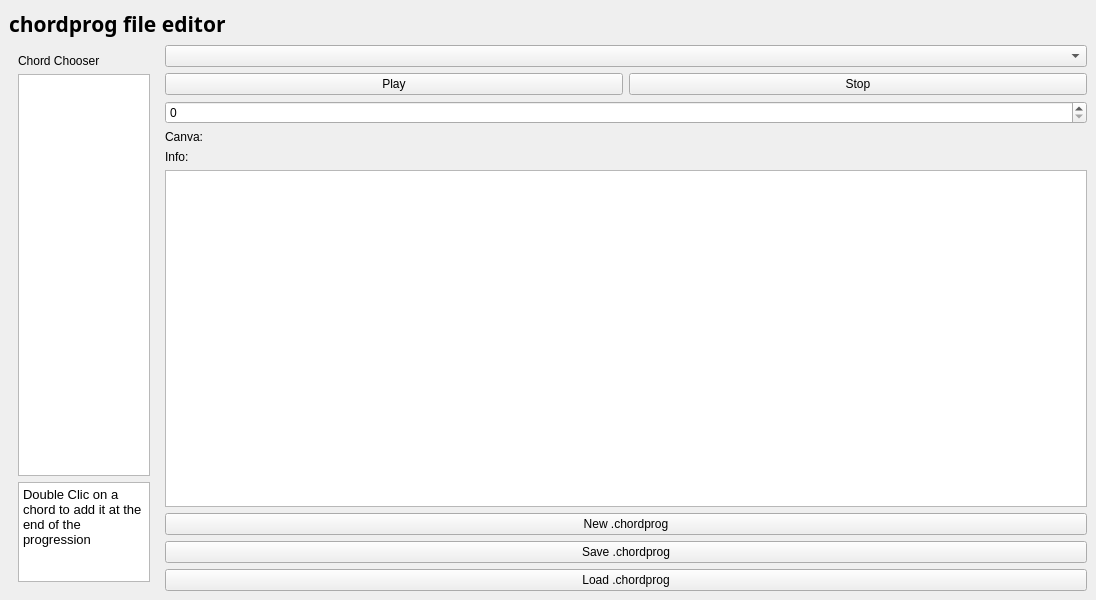
<?xml version="1.0" encoding="UTF-8"?>
<ui version="4.0">
 <class>ChordProgEditor</class>
 <widget class="QMainWindow" name="ChordProgEditor">
  <property name="geometry">
   <rect>
    <x>0</x>
    <y>0</y>
    <width>1096</width>
    <height>600</height>
   </rect>
  </property>
  <property name="windowTitle">
   <string>ChordProg Editor</string>
  </property>
  <widget class="QWidget" name="centralWidget">
   <layout class="QVBoxLayout" name="verticalLayout">
    <item>
     <widget class="QLabel" name="label_4">
      <property name="font">
       <font>
        <family>Noto Sans Black</family>
        <pointsize>16</pointsize>
        <weight>75</weight>
        <bold>true</bold>
       </font>
      </property>
      <property name="text">
       <string>chordprog file editor</string>
      </property>
     </widget>
    </item>
    <item>
     <layout class="QHBoxLayout" name="horizontalLayout">
      <item>
       <widget class="QFrame" name="verticalFrame_2">
        <property name="maximumSize">
         <size>
          <width>150</width>
          <height>16777215</height>
         </size>
        </property>
        <layout class="QVBoxLayout" name="verticalLayout_3">
         <item>
          <widget class="QLabel" name="label_2">
           <property name="text">
            <string>Chord Chooser</string>
           </property>
          </widget>
         </item>
         <item>
          <widget class="QListWidget" name="chord_list"/>
         </item>
         <item>
          <widget class="QTextBrowser" name="textBrowser">
           <property name="maximumSize">
            <size>
             <width>16777215</width>
             <height>100</height>
            </size>
           </property>
           <property name="html">
            <string>&lt;!DOCTYPE HTML PUBLIC &quot;-//W3C//DTD HTML 4.0//EN&quot; &quot;http://www.w3.org/TR/REC-html40/strict.dtd&quot;&gt;
&lt;html&gt;&lt;head&gt;&lt;meta name=&quot;qrichtext&quot; content=&quot;1&quot; /&gt;&lt;style type=&quot;text/css&quot;&gt;
p, li { white-space: pre-wrap; }
&lt;/style&gt;&lt;/head&gt;&lt;body style=&quot; font-family:'Noto Sans'; font-size:10pt; font-weight:400; font-style:normal;&quot;&gt;
&lt;p style=&quot; margin-top:0px; margin-bottom:0px; margin-left:0px; margin-right:0px; -qt-block-indent:0; text-indent:0px;&quot;&gt;Double Clic on a chord to add it at the end of the progression&lt;/p&gt;&lt;/body&gt;&lt;/html&gt;</string>
           </property>
          </widget>
         </item>
        </layout>
       </widget>
      </item>
      <item>
       <layout class="QVBoxLayout" name="verticalLayout_2">
        <item>
         <widget class="QComboBox" name="midi_device_combo"/>
        </item>
        <item>
         <layout class="QHBoxLayout" name="horizontalLayout_2">
          <item>
           <widget class="QPushButton" name="start_button">
            <property name="text">
             <string>Play</string>
            </property>
           </widget>
          </item>
          <item>
           <widget class="QPushButton" name="stop_button">
            <property name="text">
             <string>Stop</string>
            </property>
           </widget>
          </item>
         </layout>
        </item>
        <item>
         <widget class="QSpinBox" name="tempo_spinbox"/>
        </item>
        <item>
         <widget class="QLabel" name="label_3">
          <property name="text">
           <string>Canva:</string>
          </property>
         </widget>
        </item>
        <item>
         <layout class="QGridLayout" name="gridLayout"/>
        </item>
        <item>
         <widget class="QLabel" name="label">
          <property name="text">
           <string>Info:</string>
          </property>
         </widget>
        </item>
        <item>
         <widget class="QTextEdit" name="notes_text">
          <property name="minimumSize">
           <size>
            <width>700</width>
            <height>0</height>
           </size>
          </property>
          <property name="font">
           <font>
            <pointsize>12</pointsize>
            <weight>75</weight>
            <bold>true</bold>
           </font>
          </property>
         </widget>
        </item>
        <item>
         <widget class="QPushButton" name="newButton">
          <property name="text">
           <string>New .chordprog</string>
          </property>
         </widget>
        </item>
        <item>
         <widget class="QPushButton" name="save_button">
          <property name="text">
           <string>Save .chordprog</string>
          </property>
         </widget>
        </item>
        <item>
         <widget class="QPushButton" name="load_button">
          <property name="text">
           <string>Load .chordprog</string>
          </property>
         </widget>
        </item>
       </layout>
      </item>
     </layout>
    </item>
   </layout>
  </widget>
 </widget>
 <resources/>
 <connections/>
</ui>
